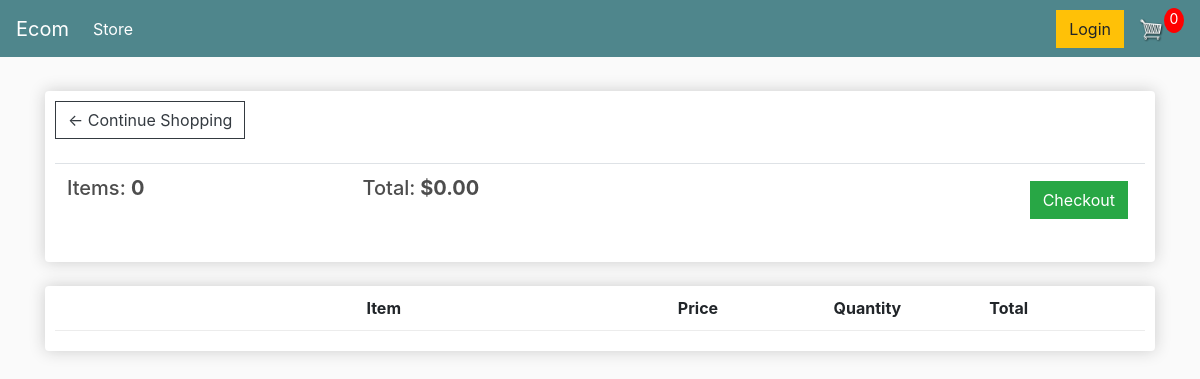
The app's page /cart/ (signed in), older data.
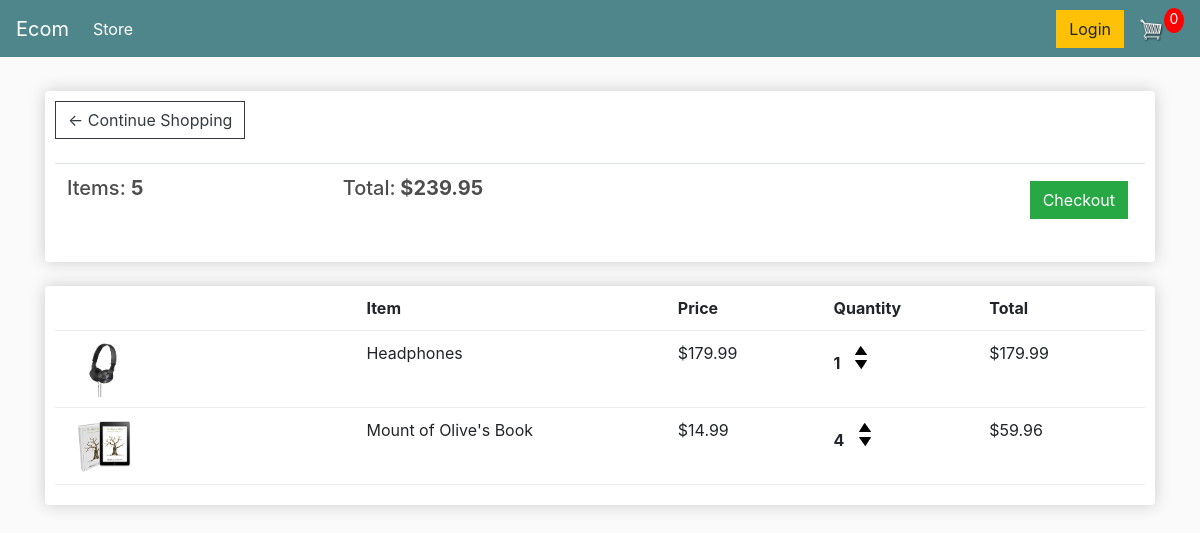
The same page, newer data.
### store/models.py (models this page shows, shortened)
class Order(models.Model):
	customer = models.ForeignKey(Customer, on_delete=models.SET_NULL, null=True, blank=True)
	date_ordered = models.DateTimeField(auto_now_add=True)
	complete = models.BooleanField(default=False)
	transaction_id = models.CharField(max_length=100, null=True)
	@property
	def get_cart_total(self):
		orderitems = self.orderitem_set.all()
		total = sum([item.get_total for item in orderitems])
		return total
	@property
	def get_cart_items(self):
		orderitems = self.orderitem_set.all()
		total = sum([item.quantity for item in orderitems])
		return total

class OrderItem(models.Model):
	product = models.ForeignKey(Product, on_delete=models.SET_NULL, null=True)
	order = models.ForeignKey(Order, on_delete=models.SET_NULL, null=True)
	quantity = models.IntegerField(default=0, null=True, blank=True)
	date_added = models.DateTimeField(auto_now_add=True)
	@property
	def get_total(self):
		total = self.product.price * self.quantity
		return total

class Product(models.Model):
	name = models.CharField(max_length=200)
	price = models.FloatField()
	digital = models.BooleanField(default=False,null=True, blank=True)
	image = models.ImageField(null=True, blank=True)
	@property
	def imageURL(self):
		try:
			url = self.image.url
		except:
			url = ''
		return url

### store/views.py (the view)
# urls.py: path('cart/', views.cart, name="cart"),
def cart(request):
	if request.user.is_authenticated:
		customer = request.user.customer
		order, created = Order.objects.get_or_create(customer=customer, complete=False)
		items = order.orderitem_set.all()
	else:
		items = []
		order = {'get_cart_total':0, 'get_cart_items':0}
	context = {'items':items, 'order':order}
	return render(request, 'store/cart.html', context)

### store/templates/store/cart.html
{% extends 'store/main.html' %}
{% load static %}
{% block content %}
	<div class="row">
		<div class="col-lg-12">
			<div class="box-element">
				<a  class="btn btn-outline-dark" href="{% url 'store' %}">&#x2190; Continue Shopping</a>
				<br>
				<br>
				<table class="table">
					<tr>
						<th><h5>Items: <strong>{{order.get_cart_items}}</strong></h5></th>
						<th><h5>Total:<strong> ${{order.get_cart_total|floatformat:2}}</strong></h5></th>
						<th>
							<a  style="float:right; margin:5px;" class="btn btn-success" href="{% url 'checkout' %}">Checkout</a>
						</th>
					</tr>
				</table>
			</div>
			<br>
			<div class="box-element">
				<div class="cart-row">
					<div style="flex:2"></div>
					<div style="flex:2"><strong>Item</strong></div>
					<div style="flex:1"><strong>Price</strong></div>
					<div style="flex:1"><strong>Quantity</strong></div>
					<div style="flex:1"><strong>Total</strong></div>
				</div>
				{% for item in items %}
				<div class="cart-row">
					<div style="flex:2"><img class="row-image" src="{{item.product.imageURL}}"></div>
					<div style="flex:2"><p>{{item.product.name}}</p></div>
					<div style="flex:1"><p>${{item.product.price|floatformat:2}}</p></div>
					<div style="flex:1">
						<p class="quantity">{{item.quantity}}</p>
						<div class="quantity">
							<img class="chg-quantity" src="{% static  'images/arrow-up.png' %}">
							<img class="chg-quantity" src="{% static  'images/arrow-down.png' %}">
						</div>
					</div>
					<div style="flex:1"><p>${{item.get_total|floatformat:2}}</p></div>
				</div>
				{% endfor %}
			</div>
		</div>
	</div>
{% endblock content %}

### store/templates/store/main.html (shortened to what this page needs)
<!DOCTYPE html>
{% load static %}
<html>
<head>
	<link rel="stylesheet" href="https://stackpath.bootstrapcdn.com/bootstrap/4.4.1/css/bootstrap.min.css">
	<link rel="stylesheet" type="text/css" href="{% static 'css/main.css' %}">
</head>
<body>
	<nav class="navbar navbar-expand-lg navbar-dark bg-dark">
	  <a class="navbar-brand" href="{% url 'store' %}">Ecom</a>
	  <div class="collapse navbar-collapse" id="navbarSupportedContent">
	    <ul class="navbar-nav mr-auto">
	      <li class="nav-item active">
	        <a class="nav-link" href="{% url 'store' %}">Store <span class="sr-only">(current)</span></a>
	      </li>
	    </ul>
	    <div class="form-inline my-2 my-lg-0">
	     	<a href="#"class="btn btn-warning">Login</a>
	     	<a href="{% url 'cart' %}">
	    		<img  id="cart-icon" src="{% static 'images/cart.png' %}">
	    	</a>
	    	<p id="cart-total">0</p>
	    </div>
	  </div>
	</nav>
     <div class="container">
            <br>
            {% block content %}
            {% endblock content %}
         </div>
</body>
</html>

### static/css/main.css (style rules this page uses)
body { background-color: hsl(0, 0%, 98%); }
h1,h2,h3,h4,h5,h6 { color:hsl(0, 0%, 30%); }
.box-element { box-shadow:hsl(0, 0%, 80%) 0 0 16px; background-color: #fff; border-radius: 4px; padding: 10px; }
.bg-dark { background-color: #4f868c!important; }
#cart-icon { width:25px; display: inline-block; margin-left: 15px; }
#cart-total { display: block; text-align: center; color:#fff; background-color: red; width: 20px; height: 25px; border-radius: 50%; font-size: 14px; }
.col-lg-4, .col-lg-6, .col-lg-8, .col-lg-12 { margin-top: 10px; }
.btn { border-radius: 0; }
.row-image { width: 100px; }
.cart-row { display: flex; align-items: flex-stretch; padding-bottom: 10px; margin-bottom: 10px; border-bottom: 1px solid #ececec; }
.quantity { display: inline-block; font-weight: 700; padding-right:10px; }
.chg-quantity { width: 12px; cursor: pointer; display: block; margin-top: 5px; transition:.1s; }

Row changes from the older to the newer data that the page shows:
computed for Order: get_cart_items "0" → "5"; get_cart_total "0.00" → "239.95"
added OrderItem: product.imageURL (picture), product.name "Headphones", product.price "179.99", quantity "1", get_total "179.99"
added OrderItem: product.imageURL (picture), product.name "Mount of Olive's Book", product.price "14.99", quantity "4", get_total "59.96"
